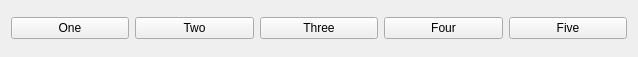
<?xml version="1.0" encoding="UTF-8"?>
<ui version="4.0">
 <class>Widget</class>
 <widget class="QWidget" name="Widget">
  <property name="geometry">
   <rect>
    <x>0</x>
    <y>0</y>
    <width>638</width>
    <height>57</height>
   </rect>
  </property>
  <property name="windowTitle">
   <string>Widget</string>
  </property>
  <layout class="QHBoxLayout" name="horizontalLayout">
   <item>
    <widget class="QPushButton" name="oneButton">
     <property name="text">
      <string>One</string>
     </property>
    </widget>
   </item>
   <item>
    <widget class="QPushButton" name="twoButton">
     <property name="text">
      <string>Two</string>
     </property>
    </widget>
   </item>
   <item>
    <widget class="QPushButton" name="threeButton">
     <property name="text">
      <string>Three</string>
     </property>
    </widget>
   </item>
   <item>
    <widget class="QPushButton" name="fourButton">
     <property name="text">
      <string>Four</string>
     </property>
    </widget>
   </item>
   <item>
    <widget class="QPushButton" name="fiveButton">
     <property name="text">
      <string>Five</string>
     </property>
    </widget>
   </item>
  </layout>
 </widget>
 <resources/>
 <connections/>
</ui>
